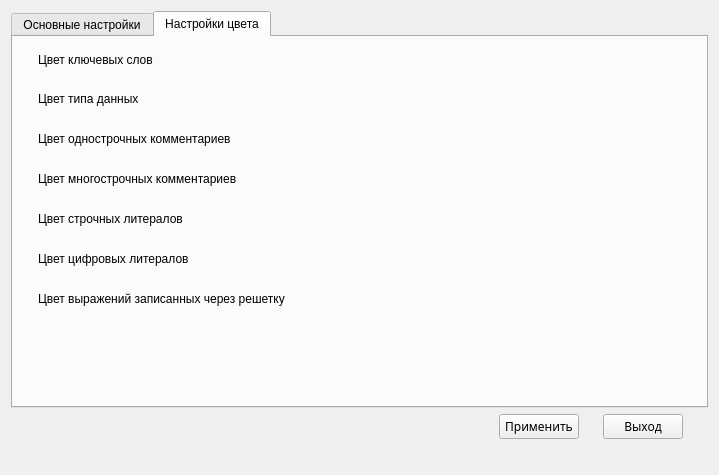
<?xml version="1.0" encoding="UTF-8"?>
<ui version="4.0">
 <class>SettingsWindow</class>
 <widget class="QWidget" name="SettingsWindow">
  <property name="geometry">
   <rect>
    <x>0</x>
    <y>0</y>
    <width>719</width>
    <height>475</height>
   </rect>
  </property>
  <property name="windowTitle">
   <string>Настройки окна</string>
  </property>
  <property name="windowIcon">
   <iconset>
    <normaloff>../build-IDE-Desktop_Qt_5_15_2_MinGW_64_bit-Debug/icon.png</normaloff>../build-IDE-Desktop_Qt_5_15_2_MinGW_64_bit-Debug/icon.png</iconset>
  </property>
  <layout class="QGridLayout" name="gridLayout_2">
   <item row="0" column="0">
    <widget class="QTabWidget" name="tabWidget">
     <property name="currentIndex">
      <number>1</number>
     </property>
     <widget class="QWidget" name="mainSettings">
      <attribute name="title">
       <string>Основные настройки</string>
      </attribute>
      <layout class="QGridLayout" name="gridLayout">
       <item row="0" column="0">
        <layout class="QFormLayout" name="settingsBlock">
         <property name="horizontalSpacing">
          <number>6</number>
         </property>
         <property name="verticalSpacing">
          <number>50</number>
         </property>
         <property name="leftMargin">
          <number>25</number>
         </property>
         <property name="topMargin">
          <number>25</number>
         </property>
         <property name="rightMargin">
          <number>25</number>
         </property>
         <property name="bottomMargin">
          <number>25</number>
         </property>
         <item row="0" column="0">
          <widget class="QLabel" name="labelThem">
           <property name="minimumSize">
            <size>
             <width>0</width>
             <height>25</height>
            </size>
           </property>
           <property name="font">
            <font>
             <family>Trebuchet MS</family>
             <pointsize>9</pointsize>
            </font>
           </property>
           <property name="text">
            <string>Тема приложения:</string>
           </property>
          </widget>
         </item>
         <item row="0" column="1">
          <layout class="QHBoxLayout" name="checkThem">
           <property name="spacing">
            <number>20</number>
           </property>
           <property name="leftMargin">
            <number>15</number>
           </property>
           <property name="rightMargin">
            <number>15</number>
           </property>
           <item>
            <widget class="QPushButton" name="darkButton">
             <property name="font">
              <font>
               <family>Trebuchet MS</family>
               <pointsize>10</pointsize>
              </font>
             </property>
             <property name="text">
              <string>Темная</string>
             </property>
            </widget>
           </item>
           <item>
            <widget class="QPushButton" name="brightButton">
             <property name="font">
              <font>
               <family>Trebuchet MS</family>
               <pointsize>10</pointsize>
              </font>
             </property>
             <property name="text">
              <string>Светлая</string>
             </property>
            </widget>
           </item>
          </layout>
         </item>
         <item row="1" column="0">
          <widget class="QLabel" name="labelFont">
           <property name="minimumSize">
            <size>
             <width>0</width>
             <height>25</height>
            </size>
           </property>
           <property name="font">
            <font>
             <family>Trebuchet MS</family>
             <pointsize>9</pointsize>
            </font>
           </property>
           <property name="text">
            <string>Шрифт кода:</string>
           </property>
          </widget>
         </item>
         <item row="1" column="1">
          <widget class="QComboBox" name="fontList">
           <property name="minimumSize">
            <size>
             <width>0</width>
             <height>25</height>
            </size>
           </property>
           <property name="font">
            <font>
             <family>Trebuchet MS</family>
             <pointsize>9</pointsize>
            </font>
           </property>
          </widget>
         </item>
         <item row="2" column="0">
          <widget class="QLabel" name="labelSize">
           <property name="minimumSize">
            <size>
             <width>0</width>
             <height>25</height>
            </size>
           </property>
           <property name="text">
            <string>Размер шрифта:</string>
           </property>
          </widget>
         </item>
         <item row="2" column="1">
          <widget class="QSpinBox" name="sizeFont">
           <property name="minimumSize">
            <size>
             <width>0</width>
             <height>25</height>
            </size>
           </property>
           <property name="font">
            <font>
             <family>Trebuchet MS</family>
             <pointsize>9</pointsize>
            </font>
           </property>
          </widget>
         </item>
        </layout>
       </item>
      </layout>
     </widget>
     <widget class="QWidget" name="colorSettings">
      <attribute name="title">
       <string>Настройки цвета</string>
      </attribute>
      <layout class="QFormLayout" name="formLayout_2">
       <property name="horizontalSpacing">
        <number>25</number>
       </property>
       <property name="verticalSpacing">
        <number>25</number>
       </property>
       <property name="leftMargin">
        <number>25</number>
       </property>
       <property name="topMargin">
        <number>15</number>
       </property>
       <property name="rightMargin">
        <number>15</number>
       </property>
       <property name="bottomMargin">
        <number>15</number>
       </property>
       <item row="0" column="0">
        <widget class="QLabel" name="labelColorWords">
         <property name="minimumSize">
          <size>
           <width>250</width>
           <height>15</height>
          </size>
         </property>
         <property name="text">
          <string>Цвет ключевых слов</string>
         </property>
        </widget>
       </item>
       <item row="0" column="1">
        <widget class="ClickableLabel" name="colorKeyWords">
         <property name="minimumSize">
          <size>
           <width>100</width>
           <height>15</height>
          </size>
         </property>
         <property name="maximumSize">
          <size>
           <width>100</width>
           <height>50</height>
          </size>
         </property>
         <property name="text">
          <string/>
         </property>
        </widget>
       </item>
       <item row="1" column="0">
        <widget class="QLabel" name="labelColorType">
         <property name="minimumSize">
          <size>
           <width>250</width>
           <height>15</height>
          </size>
         </property>
         <property name="text">
          <string>&lt;html&gt;&lt;head/&gt;&lt;body&gt;&lt;p&gt;Цвет типа данных&lt;/p&gt;&lt;/body&gt;&lt;/html&gt;</string>
         </property>
        </widget>
       </item>
       <item row="1" column="1">
        <widget class="ClickableLabel" name="colorType">
         <property name="minimumSize">
          <size>
           <width>100</width>
           <height>15</height>
          </size>
         </property>
         <property name="maximumSize">
          <size>
           <width>100</width>
           <height>50</height>
          </size>
         </property>
         <property name="text">
          <string/>
         </property>
        </widget>
       </item>
       <item row="2" column="0">
        <widget class="QLabel" name="labelColorOneComment">
         <property name="minimumSize">
          <size>
           <width>250</width>
           <height>15</height>
          </size>
         </property>
         <property name="text">
          <string>&lt;html&gt;&lt;head/&gt;&lt;body&gt;&lt;p&gt;Цвет однострочных комментариев&lt;/p&gt;&lt;/body&gt;&lt;/html&gt;</string>
         </property>
        </widget>
       </item>
       <item row="2" column="1">
        <widget class="ClickableLabel" name="colorOneComment">
         <property name="minimumSize">
          <size>
           <width>100</width>
           <height>15</height>
          </size>
         </property>
         <property name="maximumSize">
          <size>
           <width>100</width>
           <height>50</height>
          </size>
         </property>
         <property name="text">
          <string/>
         </property>
        </widget>
       </item>
       <item row="3" column="0">
        <widget class="QLabel" name="labelColorMultyComment">
         <property name="minimumSize">
          <size>
           <width>250</width>
           <height>15</height>
          </size>
         </property>
         <property name="text">
          <string>&lt;html&gt;&lt;head/&gt;&lt;body&gt;&lt;p&gt;Цвет многострочных комментариев&lt;/p&gt;&lt;/body&gt;&lt;/html&gt;</string>
         </property>
        </widget>
       </item>
       <item row="3" column="1">
        <widget class="ClickableLabel" name="colorMultyComment">
         <property name="minimumSize">
          <size>
           <width>100</width>
           <height>15</height>
          </size>
         </property>
         <property name="maximumSize">
          <size>
           <width>100</width>
           <height>50</height>
          </size>
         </property>
         <property name="text">
          <string/>
         </property>
        </widget>
       </item>
       <item row="4" column="0">
        <widget class="QLabel" name="labelColorString">
         <property name="minimumSize">
          <size>
           <width>250</width>
           <height>15</height>
          </size>
         </property>
         <property name="text">
          <string>&lt;html&gt;&lt;head/&gt;&lt;body&gt;&lt;p&gt;Цвет строчных литералов&lt;/p&gt;&lt;/body&gt;&lt;/html&gt;</string>
         </property>
        </widget>
       </item>
       <item row="4" column="1">
        <widget class="ClickableLabel" name="colorString">
         <property name="minimumSize">
          <size>
           <width>100</width>
           <height>15</height>
          </size>
         </property>
         <property name="maximumSize">
          <size>
           <width>100</width>
           <height>50</height>
          </size>
         </property>
         <property name="text">
          <string/>
         </property>
        </widget>
       </item>
       <item row="5" column="0">
        <widget class="QLabel" name="labelColorNumbers">
         <property name="minimumSize">
          <size>
           <width>250</width>
           <height>15</height>
          </size>
         </property>
         <property name="text">
          <string>&lt;html&gt;&lt;head/&gt;&lt;body&gt;&lt;p&gt;Цвет цифровых литералов&lt;/p&gt;&lt;/body&gt;&lt;/html&gt;</string>
         </property>
        </widget>
       </item>
       <item row="5" column="1">
        <widget class="ClickableLabel" name="colorNumbers">
         <property name="minimumSize">
          <size>
           <width>100</width>
           <height>15</height>
          </size>
         </property>
         <property name="maximumSize">
          <size>
           <width>100</width>
           <height>50</height>
          </size>
         </property>
         <property name="text">
          <string/>
         </property>
        </widget>
       </item>
       <item row="6" column="0">
        <widget class="QLabel" name="labelColorGrid">
         <property name="minimumSize">
          <size>
           <width>250</width>
           <height>15</height>
          </size>
         </property>
         <property name="text">
          <string>&lt;html&gt;&lt;head/&gt;&lt;body&gt;&lt;p&gt;Цвет выражений записанных через решетку&lt;/p&gt;&lt;/body&gt;&lt;/html&gt;</string>
         </property>
        </widget>
       </item>
       <item row="6" column="1">
        <widget class="ClickableLabel" name="colorGrid">
         <property name="minimumSize">
          <size>
           <width>100</width>
           <height>15</height>
          </size>
         </property>
         <property name="maximumSize">
          <size>
           <width>100</width>
           <height>50</height>
          </size>
         </property>
         <property name="text">
          <string/>
         </property>
        </widget>
       </item>
      </layout>
     </widget>
    </widget>
   </item>
   <item row="1" column="0">
    <layout class="QHBoxLayout" name="buttonsBlock">
     <property name="leftMargin">
      <number>470</number>
     </property>
     <property name="rightMargin">
      <number>25</number>
     </property>
     <property name="bottomMargin">
      <number>25</number>
     </property>
     <item alignment="Qt::AlignRight|Qt::AlignBottom">
      <widget class="QPushButton" name="applyButton">
       <property name="minimumSize">
        <size>
         <width>0</width>
         <height>25</height>
        </size>
       </property>
       <property name="font">
        <font>
         <family>Trebuchet MS</family>
         <pointsize>9</pointsize>
        </font>
       </property>
       <property name="text">
        <string>Применить</string>
       </property>
      </widget>
     </item>
     <item alignment="Qt::AlignRight|Qt::AlignBottom">
      <widget class="QPushButton" name="exitButton">
       <property name="minimumSize">
        <size>
         <width>0</width>
         <height>25</height>
        </size>
       </property>
       <property name="font">
        <font>
         <family>Trebuchet MS</family>
         <pointsize>9</pointsize>
        </font>
       </property>
       <property name="text">
        <string>Выход</string>
       </property>
      </widget>
     </item>
    </layout>
   </item>
  </layout>
 </widget>
 <customwidgets>
  <customwidget>
   <class>ClickableLabel</class>
   <extends>QLabel</extends>
   <header>clickablelabel.h</header>
  </customwidget>
 </customwidgets>
 <resources/>
 <connections/>
</ui>
